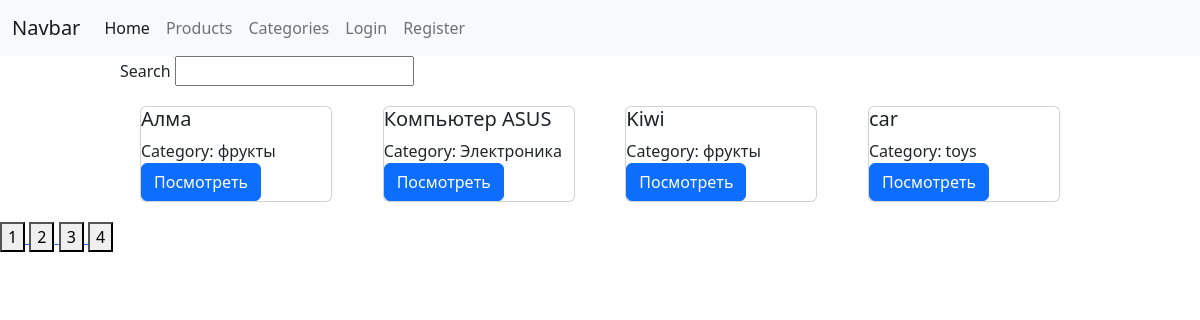
Page /products/?page=3 on the committed database.
### products/models.py (models this page shows, shortened)
class Category(models.Model):
    title = models.CharField(max_length=100)
    icon = models.ImageField(null=True)
    def __str__(self):
        return self.title

class Product(models.Model):
    author = models.ForeignKey(User, on_delete=models.CASCADE, null=True)
    image = models.ImageField()
    title = models.CharField(max_length=255)
    description = models.TextField()
    category = models.ForeignKey(Category, on_delete=models.CASCADE, null=True)
    price = models.IntegerField(default=0)

### products/views.py (the view)
# urls.py: path('products/', ProductsView.as_view()),
class ProductsView(ListView):
    model = Product
    template_name = 'products/products.html'
    def get_context_data(self, **kwargs):
        return {
            'products': kwargs['products'],
            'user': get_user_from_request(self.request),
            'max_page': range(1, kwargs['max_page']+1)
        }
    def get(self, request, *args, **kwargs):
        category_id = request.GET.get('category_id')
        search_text = request.GET.get('search')
        page = int(request.GET.get('page', 1))
        if category_id:
            products = Product.objects.filter(category__in=[category_id])
        else:
            products = Product.objects.all()
        if search_text:
            products = products.filter(title__icontains=search_text)
        products = [{
            "id": product.id,
            "title": product.title,
            "image": product.image,
            "description": product.description,
            "price": product.price,
            "category": product.category
        } for product in products]
        max_page = round(products.__len__() / PAGINATION_LIMIT)
        products = products[PAGINATION_LIMIT * (page-1):PAGINATION_LIMIT * page]
        data = {
            'products':products,
            'user': get_user_from_request(request),
            'category_id': category_id,
            'max_page': range(1, max_page+1)
        }
        return render(request, self.template_name, context=self.get_context_data(
            products=products,
            max_page=max_page
        ))

### users/utils.py (called while the page is built)
def get_user_from_request(request):
    return request.user if not request.user.is_anonymous else None

### templates/products/products.html (shortened to what this page needs)
{% extends 'layouts/main.html' %}
{% block content %}
    <div class="search">
        <form action="/products/" method="get">
            <span>Search</span>
            <input type="text" name="search" value="">
        </form>
    </div>
    <div class="products">
        {% for product in products %}
            <div class="card" style="width: 20%; margin: 20px;">
                <div class="card_body">
                    <h5>{{ product.title }}</h5>
                    <div>Category: {{ product.category }}</div>
                    <a href="/products/{{ product.id }}" class="btn btn-primary">Посмотреть</a>
                </div>
            </div>
        {% endfor %}
    </div>
    <div>
        {% for page in max_page %}
            <a href="/products/?page={{ page }}">
                <button>{{ page }}</button>
            </a>
        {% endfor %}
    </div>
{% endblock %}

### templates/products/products.html (style rules this page uses)
.products { display: flex; justify-content: space-between; margin-left: 10%; width: 80%; flex-wrap: wrap; }
.search { width: 80%; margin-left: 10%; }

### rows in the picture
Category: title "Алма", category "фрукты", title "Kiwi"
Category: title "Компьютер ASUS", category "Электроника"
Category: title "car", category "toys"

### other values in the picture
{{ page }} "1" "2" "3" "4"
